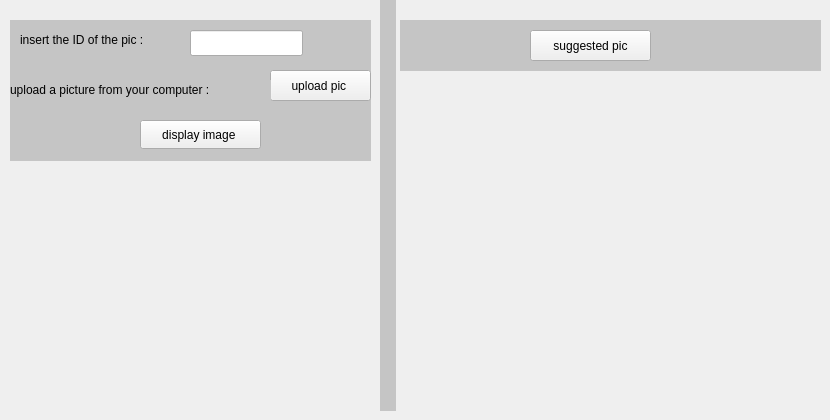
          <widget class="QWidget" name="service">
           <widget class="QLabel" name="label_30">
            <property name="geometry">
             <rect>
              <x>10</x>
              <y>20</y>
              <width>361</width>
              <height>141</height>
             </rect>
            </property>
            <property name="styleSheet">
             <string notr="true">
background-color: rgb(197, 197, 197);</string>
            </property>
            <property name="text">
             <string/>
            </property>
           </widget>
           <widget class="QPushButton" name="pic_2">
            <property name="geometry">
             <rect>
              <x>270</x>
              <y>70</y>
              <width>101</width>
              <height>31</height>
             </rect>
            </property>
            <property name="text">
             <string>upload pic </string>
            </property>
           </widget>
           <widget class="QLabel" name="label_8">
            <property name="geometry">
             <rect>
              <x>10</x>
              <y>80</y>
              <width>261</width>
              <height>20</height>
             </rect>
            </property>
            <property name="styleSheet">
             <string notr="true">background-color: rgb(197, 197, 197);</string>
            </property>
            <property name="text">
             <string>upload a picture from your computer :</string>
            </property>
           </widget>
           <widget class="QLabel" name="label_31">
            <property name="geometry">
             <rect>
              <x>380</x>
              <y>0</y>
              <width>16</width>
              <height>411</height>
             </rect>
            </property>
            <property name="styleSheet">
             <string notr="true">
background-color: rgb(197, 197, 197);</string>
            </property>
            <property name="text">
             <string/>
            </property>
           </widget>
           <widget class="QWidget" name="widget_4" native="true">
            <property name="geometry">
             <rect>
              <x>410</x>
              <y>140</y>
              <width>191</width>
              <height>161</height>
             </rect>
            </property>
            <widget class="QLabel" name="label_20">
             <property name="geometry">
              <rect>
               <x>20</x>
               <y>10</y>
               <width>151</width>
               <height>141</height>
              </rect>
             </property>
             <property name="text">
              <string/>
             </property>
            </widget>
           </widget>
           <widget class="QWidget" name="widget_2" native="true">
            <property name="geometry">
             <rect>
              <x>620</x>
              <y>140</y>
              <width>191</width>
              <height>161</height>
             </rect>
            </property>
            <widget class="QLabel" name="label_21">
             <property name="geometry">
              <rect>
               <x>30</x>
               <y>10</y>
               <width>151</width>
               <height>141</height>
              </rect>
             </property>
             <property name="text">
              <string/>
             </property>
            </widget>
           </widget>
           <widget class="QLabel" name="label_32">
            <property name="geometry">
             <rect>
              <x>400</x>
              <y>20</y>
              <width>421</width>
              <height>51</height>
             </rect>
            </property>
            <property name="styleSheet">
             <string notr="true">
background-color: rgb(197, 197, 197);</string>
            </property>
            <property name="text">
             <string/>
            </property>
           </widget>
           <widget class="QLabel" name="label_10">
            <property name="geometry">
             <rect>
              <x>410</x>
              <y>29</y>
              <width>411</width>
              <height>31</height>
             </rect>
            </property>
            <property name="styleSheet">
             <string notr="true">background-color: rgb(197, 197, 197);</string>
            </property>
            <property name="text">
             <string/>
            </property>
           </widget>
           <widget class="QLabel" name="label_11">
            <property name="geometry">
             <rect>
              <x>20</x>
              <y>30</y>
              <width>171</width>
              <height>20</height>
             </rect>
            </property>
            <property name="styleSheet">
             <string notr="true">background-color: rgb(197, 197, 197);</string>
            </property>
            <property name="text">
             <string>insert the ID of the pic :</string>
            </property>
           </widget>
           <widget class="QLineEdit" name="lineEdit_5">
            <property name="geometry">
             <rect>
              <x>190</x>
              <y>30</y>
              <width>113</width>
              <height>26</height>
             </rect>
            </property>
           </widget>
           <widget class="QPushButton" name="suggestPhoto">
            <property name="geometry">
             <rect>
              <x>530</x>
              <y>30</y>
              <width>121</width>
              <height>31</height>
             </rect>
            </property>
            <property name="text">
             <string>suggested pic</string>
            </property>
           </widget>
           <widget class="QPushButton" name="disimage">
            <property name="geometry">
             <rect>
              <x>140</x>
              <y>120</y>
              <width>121</width>
              <height>29</height>
             </rect>
            </property>
            <property name="text">
             <string>display image </string>
            </property>
           </widget>
           <widget class="QWidget" name="widgetph" native="true">
            <property name="geometry">
             <rect>
              <x>30</x>
              <y>180</y>
              <width>311</width>
              <height>201</height>
             </rect>
            </property>
            <widget class="QLabel" name="imageLabel">
             <property name="geometry">
              <rect>
               <x>30</x>
               <y>20</y>
               <width>271</width>
               <height>171</height>
              </rect>
             </property>
             <property name="text">
              <string/>
             </property>
            </widget>
           </widget>
          </widget>
